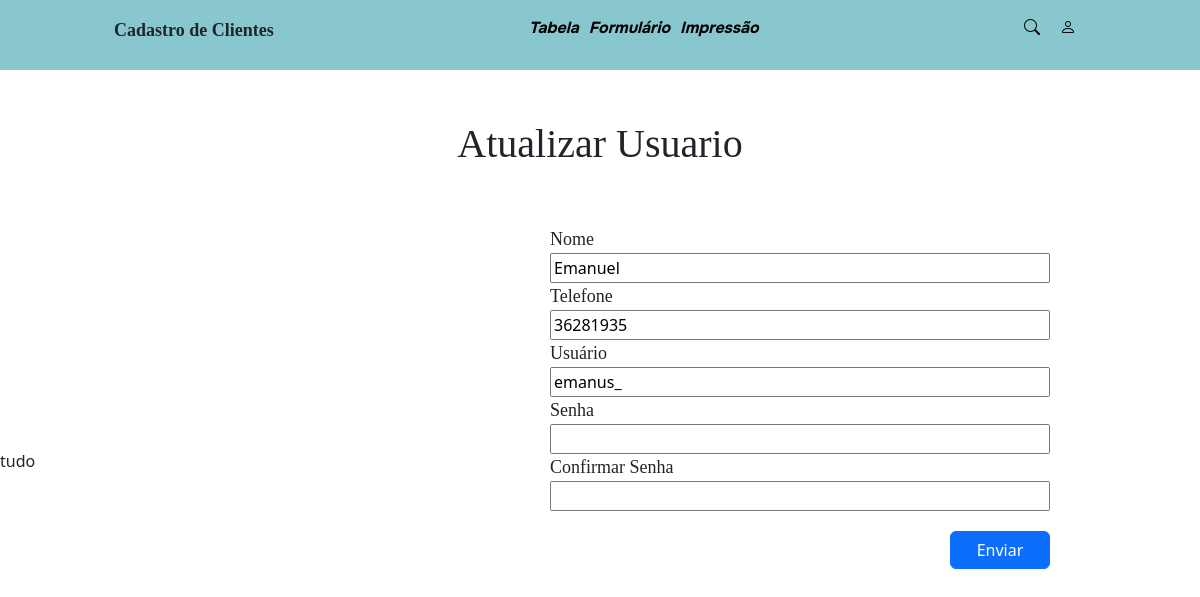
The page /index.php?id=3 on the database its author committed.
### tables this page shows
CREATE TABLE `tb_form` (
  `id_form` int(11) NOT NULL AUTO_INCREMENT,
  `nome` varchar(100) NOT NULL,
  `telefone` int(11) NOT NULL,
  `usuario` varchar(100) NOT NULL,
  `senha` varchar(200) NOT NULL,
  PRIMARY KEY (`id_form`)
);

### index.php (the view, shortened to what this page needs)
<?php
include './template/header.php';
$nome = "";
$telefone = "";
$usuario = "";
$tituloForm = "";
$actionFormulario = "";
if (isset($_GET['id']) && !empty($_GET['id'])) {
    $id_form = $_GET['id'];
    $dsn = 'mysql:dbname=db_form;host=127.0.0.1';
    $usuario = "root";
    $senha = "";
    $conn = new PDO($dsn, $usuario, $senha);
    $scriptSelect = "SELECT * FROM tb_form WHERE id_form = $id_form";
    $dadosSelect = $conn->query($scriptSelect)->fetch();
    $nome = $dadosSelect['nome'];
    $telefone = $dadosSelect['telefone'];
    $usuario = $dadosSelect['usuario'];
    $tituloForm = "Atualizar Usuario";
    $actionFormulario = "./form-update.php";
}
?>
<h1 class="tilt"><?= $tituloForm ?></h1>
<form action="<?= $actionFormulario ?>" method="post">
    <div class="form">
        <label for="">Nome</label>
        <input value="<?= $nome ?>" name="nome" type="text">
        <label for="">Telefone</label>
        <input value="<?= $telefone ?>" name="telefone" type="text">
        <label for="">Usuário</label>
        <input value="<?= $usuario ?>" name="usuario" type="text">
        <label for="">Senha</label>
        <input name="senha" type="password">
        <label for="">Confirmar Senha</label>
        <input name="confirmar-senha" type="password">
        <button class="btn btn-primary" type="submit">Enviar</button>
    </div>
</form>
    <?php
    include './template/footer.php';
    ?>

### css/style.css (style rules this page uses)
* { margin: 0; }
.form label { font-size: 18px; font-family: 'bold'; }
.form { display: flex; flex-direction: column; width: 500px; position: relative; left: 550px; top: 100px; }
.tilt { font-family: 'extra'; position: relative; top: 50px; text-align: center; }
button { width: 100px; position: relative; top: 20px; left: 400px; }

### css/header.css (style rules this page uses)
* { margin: 0; }

### rows shown on the page
tb_form: nome "Emanuel", telefone "36281935", usuario "emanus_"

### other values the page prints
$tituloForm "Atualizar Usuario"
